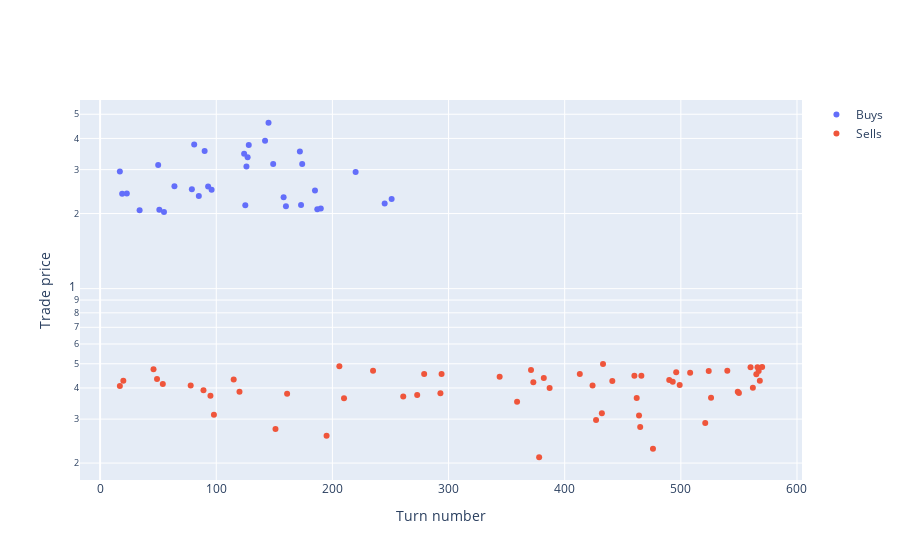

Source (notebook cell):
### Code cell
def trades(buyer: Account):
    return {
        turn_idx: trade
        for turn_idx, turn_result in enumerate(turn_results)
        for trade in turn_result.trades
        if trade.buyer is buyer
    }


go.Figure(
    layout=dict(
        xaxis_title="Turn number",
        yaxis_title="Trade price",
        yaxis_type="log",
    ),
    data=[
        go.Scatter(
            name="Buys",
            mode="markers",
            x=[idx for idx in trades(buyer=traders[0].account).keys()],
            y=[trade.price for trade in trades(buyer=traders[0].account).values()],
        ),
        go.Scatter(
            name="Sells",
            mode="markers",
            x=[idx for idx in trades(buyer=traders[0].market_maker.account).keys()],
            y=[
                trade.price
                for trade in trades(buyer=traders[0].market_maker.account).values()
            ],
        ),
    ],
)

### Figure 1 — Plotly figure (JSON) as saved in the notebook; plotly's stock layout.template omitted (floating-point values rounded to 4 significant figures)
{"data": [{"mode": "markers", "name": "Buys", "type": "scatter", "x": [17, 19, 23, 34, 50, 51, 55, 64, 79, 81, 85, 90, 93, 96, 124, 125, 126, 127, 128, 142, 145, 149, 158, 160, 172, 173, 174, 185, 187, 190, 220, 245, 251], "y": [2.945, 2.398, 2.405, 2.061, 3.132, 2.069, 2.027, 2.572, 2.505, 3.779, 2.354, 3.561, 2.567, 2.494, 3.47, 2.161, 3.084, 3.364, 3.763, 3.917, 4.623, 3.158, 2.323, 2.137, 3.545, 2.164, 3.16, 2.472, 2.083, 2.094, 2.937, 2.193, 2.288]}, {"mode": "markers", "name": "Sells", "type": "scatter", "x": [17, 20, 46, 49, 54, 78, 89, 95, 98, 115, 120, 151, 161, 195, 206, 210, 235, 261, 273, 279, 293, 294, 344, 359, 371, 373, 378, 382, 387, 413, 424, 427, 432, 433, 441, 460, 462, 464, 465, 466, 476, 490, 493, 496, 499, 508, 521, 524, 526, 540, 549, 550, 560, 562, 565, 566, 567, 568, 570], "y": [0.4071, 0.4277, 0.4756, 0.434, 0.4144, 0.4089, 0.3918, 0.3726, 0.3123, 0.4319, 0.3859, 0.274, 0.3791, 0.2574, 0.4884, 0.3635, 0.4682, 0.3694, 0.375, 0.4551, 0.3807, 0.4549, 0.4433, 0.3522, 0.4718, 0.4218, 0.211, 0.4386, 0.4002, 0.4548, 0.4091, 0.2979, 0.317, 0.4988, 0.4265, 0.4478, 0.3646, 0.3102, 0.279, 0.4476, 0.2282, 0.4309, 0.4238, 0.4619, 0.4107, 0.4607, 0.2896, 0.4676, 0.3653, 0.4688, 0.3865, 0.3816, 0.4837, 0.4003, 0.4541, 0.4845, 0.4678, 0.4271, 0.4855]}], "layout": {"xaxis": {"title": {"text": "Turn number"}}, "yaxis": {"title": {"text": "Trade price"}, "type": "log"}}}
